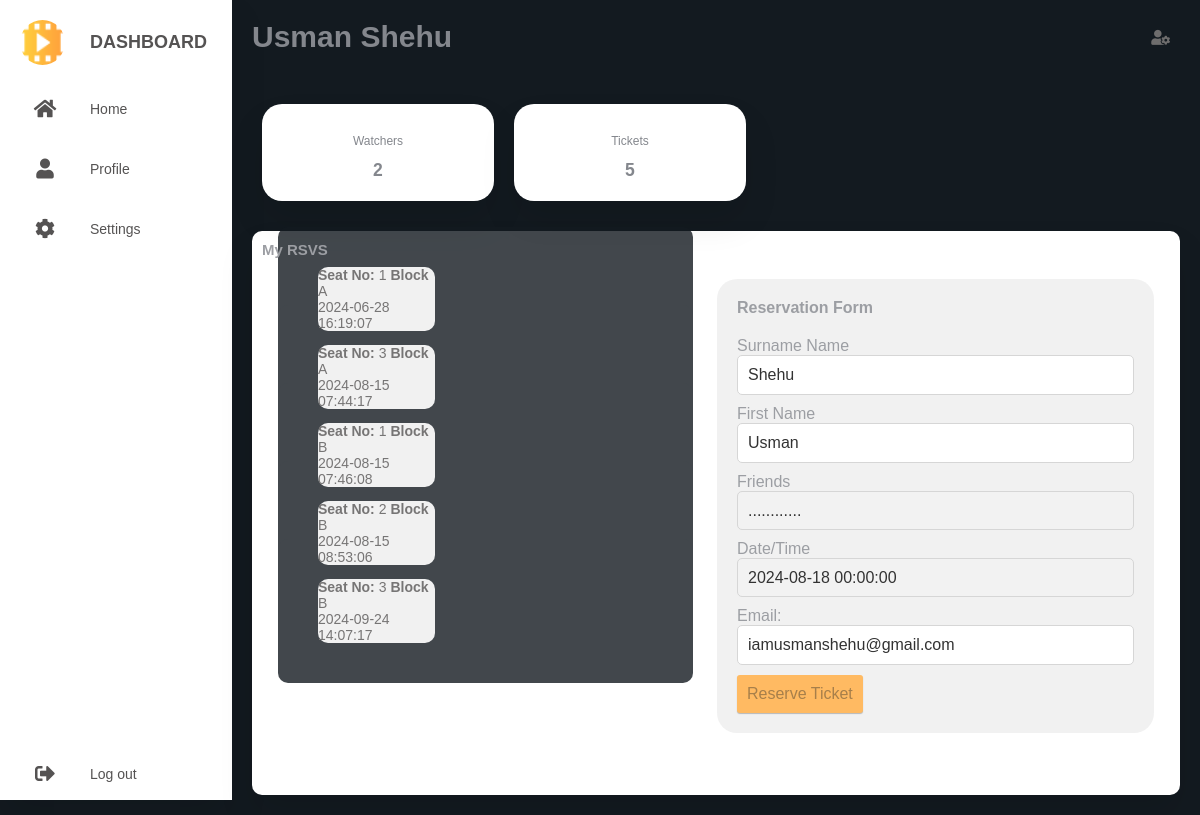
The app's page /dashboard.php (signed in) with its own data.
### tables this page shows
CREATE TABLE `tickets` (
  `id` int(11) NOT NULL,
  `user_id` int(11) NOT NULL,
  `seat_no` varchar(10) NOT NULL,
  `block` varchar(50) NOT NULL,
  `purchase_time` timestamp NOT NULL DEFAULT current_timestamp(),
  `number` int(11) NOT NULL
);

### counter.php (called while the page is built)
<?php
	$db=mysqli_connect("localhost", "root", "", "movie_reservation_system");
	if (isset($_SESSION["fname"])) {
		$user_request_id = "SELECT COUNT(id) AS 'Total' FROM `users_tbl`";
	    $user_stmt = $db->prepare($user_request_id);
	    $user_stmt->execute();
	    $user_result = $user_stmt->get_result();
	    if ($user_result->num_rows > 0) {
	        $total = $user_result->fetch_assoc();
	        $total_users = $total['Total'];
	    }
	    $user_id = $_SESSION["id"];
	    $ticket_request_id = "SELECT COUNT(id) AS 'Total_tickets' FROM `tickets` WHERE user_id=$user_id";
	    $ticket_stmt = $db->prepare($ticket_request_id);
	    $ticket_stmt->execute();
	    $ticket_result = $ticket_stmt->get_result();
	    if ($ticket_result->num_rows > 0) {
	        $total = $ticket_result->fetch_assoc();
	        $total_tickets = $total['Total_tickets'];
	    }
	}

### dashboard.php (the view, shortened to what this page needs)
<?php
include "counter.php";
function getMatchTimes($db) {
    $sql = "SELECT * FROM movies ORDER BY `id` DESC";
    $result = mysqli_query($db, $sql);
    if ($result) {
        if (mysqli_num_rows($result) > 0) {
            while ($row = mysqli_fetch_assoc($result)) {
                $viewTime = htmlspecialchars($row['viewTime']);
                echo "<option>$viewTime</option>";
            }
        } else {
            echo "<option>No match times available</option>";
        }
    } else {
        echo "<option>Error retrieving match times: " . mysqli_error($db) . "</option>";
    }
}
?>
<span style="font-family: verdana, geneva, sans-serif;"><!DOCTYPE html>
<html lang="en">
<head>
  <link rel="stylesheet" href="style.css" />
  <link rel="stylesheet" href="https://cdnjs.cloudflare.com/ajax/libs/font-awesome/5.15.4/css/all.min.css"/>
  <link rel="stylesheet" type="text/css" href="css/dashboadcss.css">
</head>
<body>
  <div class="contain">
   <?php include 'sidebar.php'; ?>
    <section class="main">
      <div class="main-top">
        <h1><?=$_SESSION['fname'].' '.$_SESSION['surname']?></h1>
        <i class="fas fa-user-cog"></i>
      </div>
      <div class="main-skills">
        <div class="card">
          <i class="fas fa-"></i>
          <p> Watchers</p>
          <h3><?=$total_users?></h3>
        </div>
        <div class="card">
          <i class="fab fa-"></i>
          <p>Tickets</p>
          <h3><?=$total_tickets?> </h3>
        </div>
      </div>
      <section class="main-course">
        <div class="course-box">
          <div class="course">
           <div class="card" style="opacity:0.80;">
						<div class="card-body">
						  <h4 class="card-title">My RSVS</h4>
						</div>
						   <div class="form-body" style="margin:15px;" >
							 <table>
                <tr>
                  <td>
                    <div class="">
                <?php
                    $user_id = $_SESSION['id'];
                      $db=mysqli_connect("localhost", "root", "", "movie_reservation_system");
                    $sql="SELECT * FROM tickets WHERE user_id = $user_id ORDER BY user_id DESC ";
                    $result=mysqli_query($db, $sql);
                    while ($row=mysqli_fetch_assoc($result)){
                        $seat_no=$row['seat_no'];
                        $block=$row['block'];
                        $purchase_time=$row['purchase_time'];
                        $number=$row['number'];
                        $id=$row['id'];
                        echo "<div class='tickets_card'><a class='tickets_c' href=\"print.php?id=$id&seat_nos=$seat_no&blocks=$block&purchase_times=$purchase_time&numbers=$number\"> <div class='badge btn-outline-warning'>";
                        echo "<b>Seat No: </b>$seat_no <b>Block</b> $block  <br><font class='badge badge-info'>$purchase_time</font> ";
                         echo "</div></a></div><br><p>";
                    }
                  ?>
                </div>
                  </td>
                  <td class="td"  colspan="3">
                <form method="POST" action="insert.php">
                    <h4 class="card-title">Reservation Form</h4>
                    <label>Surname Name</label>
                    <input type="text" class="form-control" name="surname" value="<?=isset($_SESSION['surname']) ? htmlspecialchars($_SESSION['surname']) : ''; ?>" required><br>
                    <label>First Name</label>
                    <input type="text" class="form-control" name="fname" value="<?=isset($_SESSION['fname']) ? htmlspecialchars($_SESSION['fname']) : ''; ?>" required><br>
                    <label>Friends</label>
                    <select class="form-control" name="freinds">
                        <option value="0">............</option>
                    </select><br>
                    <label>Date/Time</label>
                    <select class="form-control" name="reservetime">
                          <?php getMatchTimes($db); ?>
                    </select><br>
                    <label>Email:</label>
                    <input type="email" class="form-control" name="email" value="<?php echo isset($_SESSION['email']) ? htmlspecialchars($_SESSION['email']) : ''; ?>" required><br>
                    <button type="submit" class="btn btn-success">Reserve Ticket</button>
                </form>
                  </td>
                  </tr>
               </table>
		          </div></div></div>
          </div>
        </div>
</body>
</html></span>

### style.css (style rules this page uses)
article, aside, details, figcaption, figure, footer, header, hgroup, nav, section, summary { display: block; }
html { background: #fff; color: #000; -webkit-text-size-adjust: 100%; -ms-text-size-adjust: 100%; }
html, button, input, select, textarea { font-family: sans-serif; }
body { margin: 0; }
a { background: transparent; }
h1 { font-size: 2em; margin: 0.67em 0; }
h3 { font-size: 1.17em; margin: 1em 0; }
h4 { font-size: 1em; margin: 1.33em 0; }
b, strong { font-weight: bold; }
button, input, select, textarea { font-family: inherit; font-size: 100%; margin: 0; vertical-align: baseline; }
button, input { line-height: normal; }
button, select { text-transform: none; }
button, html input[type="button"], input[type="reset"], input[type="submit"] { -webkit-appearance: button; cursor: pointer; }
table { border-collapse: collapse; border-spacing: 0; }
*, *:before, *:after { -moz-box-sizing: border-box; box-sizing: border-box; }
body { background-color: #131a20; background-image: url(dummy/background.jpg); background-position: top center; background-repeat: no-repeat; color: #84878d; font-family: "Roboto", "Open Sans", sans-serif; font-size: 15px; font-weight: 400; line-height: normal; }
h1, h2, h3, h4, h5, h6 { font-weight: 700; margin: 0 0 20px; }
a { text-decoration: none; color: #ffaa3c; }
p { margin-top: 0; }
form input, form textarea, form select { outline: none; border: 1px solid #ccc; padding: 10px; border-radius: 5px; outline: none; }
form select { -webkit-appearance: none; -moz-appearance: none; appearance: none; }
.button, form input[type="submit"], form button, form input[type="reset"], .contact-form input[type="submit"] { border: none; background: #ffaa3c; padding: 10px; border-radius: 3px; color: #92601e; box-shadow: 0 1px 1px rgba(0, 0, 0, 0.3); -webkit-transition: .3s ease; transition: .3s ease; }

### css/dashboadcss.css (style rules this page uses)
* { margin: 0; padding: 0; outline: none; border: none; text-decoration: none; box-sizing: border-box; font-family: "Poppins", sans-serif; }
body { background: #131a20; }
.contain { display: flex; }
a { position: relative; color: rgb(85, 83, 83); font-size: 14px; display: table; width: 280px; padding: 10px; }
.main { position: relative; padding: 20px; width: 100%; }
.main-top { display: flex; width: 100%; }
.main-top i { position: absolute; right: 0; margin: 10px 30px; color: rgb(110, 109, 109); cursor: pointer; }
.main-skills { display: flex; margin-top: 20px; }
.main-skills .card { width: 25%; margin: 10px; background: #fff; text-align: center; border-radius: 20px; padding: 10px; box-shadow: 0 20px 35px rgba(0, 0, 0, 0.1); }
.main-skills .card h3 { margin: 10px; text-transform: capitalize; }
.main-skills .card p { font-size: 12px; }
.main-skills .card i { font-size: 22px; padding: 10px; }
.main-course { margin-top:20px ; text-transform: capitalize; }
.course-box { width: 100%; padding: 10px 10px 30px 10px; margin-top: 10px; background: #fff; border-radius: 10px; box-shadow: 0 20px 35px rgba(0, 0, 0, 0.1); }
.course-box .course { display: flex; }

### dashboard.php (style rules this page uses)
input, select { padding: 16px 32px; border-radius: 20px; border: 1px solid #eee;margin-bottom: 10px; width: 100%; }
form { width: 100%; padding: 20px; background: #eee; border-radius: 20px; }
table { width: 100%; }
.td { width: 50%; }
.card { width:100%; }
.tickets_card { width:95%; background:#131a20; padding: 40px; margin-top: -100px; border-radius: 10px; }
.tickets_c { width: 35%; background:#eee; border-radius: 10px; padding-right: 10px; }

### records on screen
tickets: seat_no "1", block "A", purchase_time "2024-06-28 16:19:07"
tickets: seat_no "3", block "A", purchase_time "2024-08-15 07:44:17"
tickets: seat_no "1", block "B", purchase_time "2024-08-15 07:46:08"
tickets: seat_no "2", block "B", purchase_time "2024-08-15 08:53:06"
tickets: seat_no "3", block "B", purchase_time "2024-09-24 14:07:17"

### other values on screen
$_SESSION['fname'] "Usman"
$_SESSION['surname'] "Shehu"
$total_users "2"
$total_tickets "5"
form field reservetime "2024-08-18 00:00:00"
